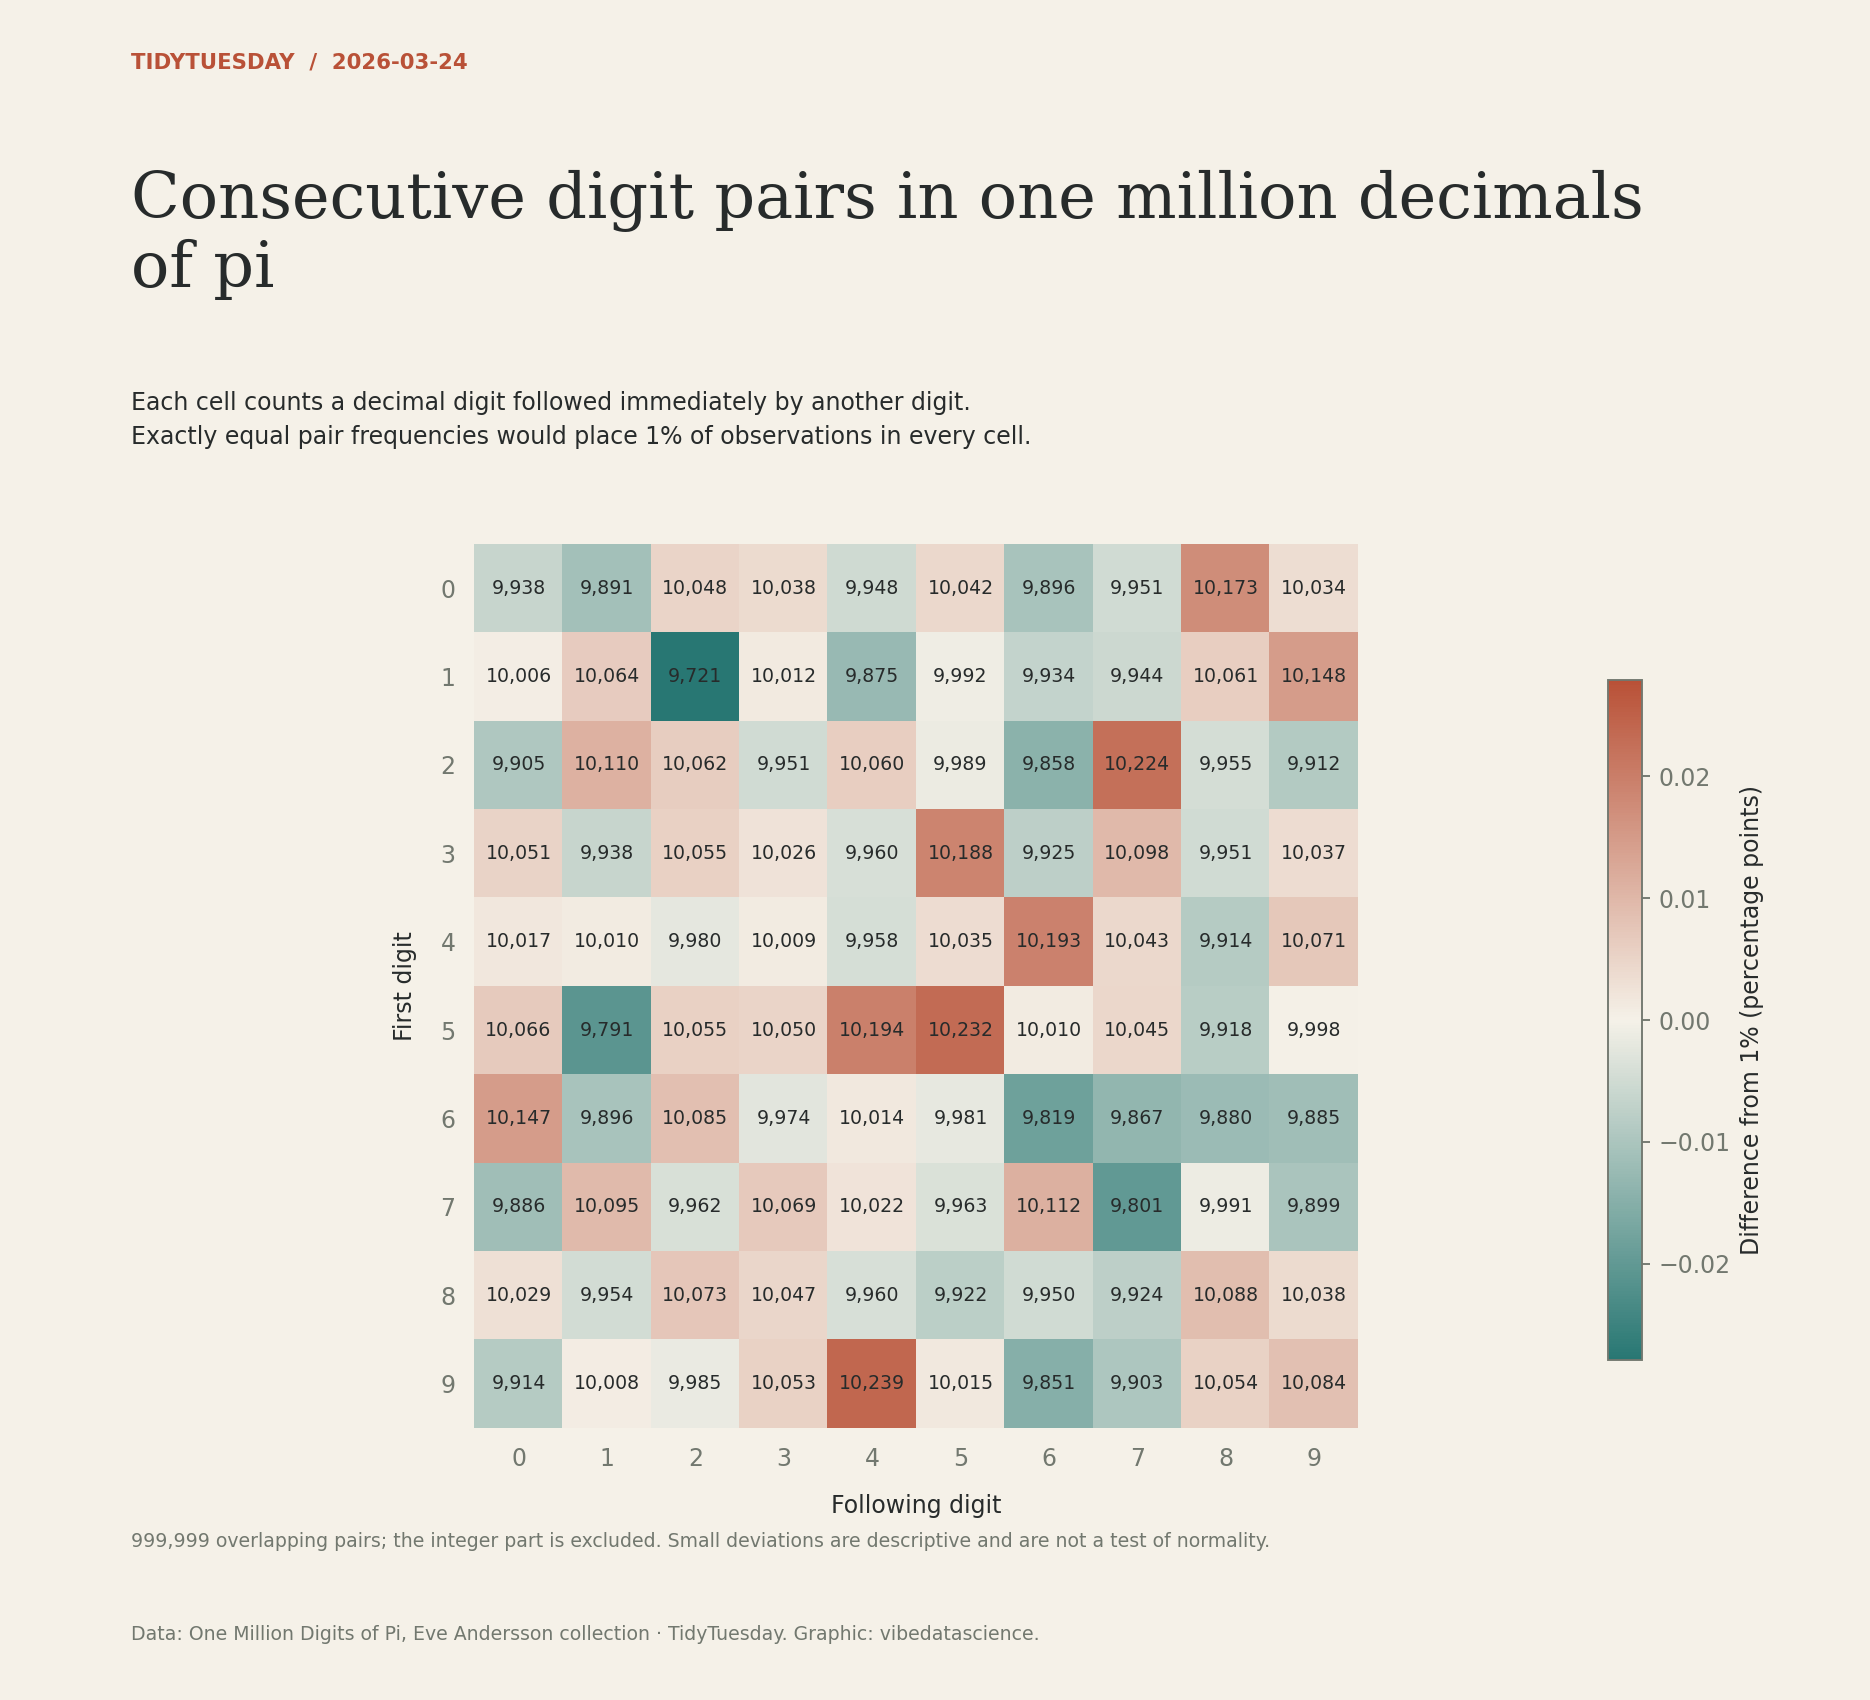

The script that saved this image:
"""TidyTuesday 2026-03-24: Consecutive digit pairs in one million decimals of pi. Reproduce the chart from the bundled source data."""
from pathlib import Path
import textwrap
import re
from collections import Counter
import numpy as np
import pandas as pd
import matplotlib
matplotlib.use('Agg')
import matplotlib.pyplot as plt
import matplotlib.dates as mdates
from matplotlib.ticker import FuncFormatter, MaxNLocator
from matplotlib.colors import LinearSegmentedColormap, Normalize
from matplotlib.patches import Patch

HERE = Path(__file__).resolve().parent
PAPER, INK, MUTED, ACCENT, SECOND = ('#f5f1e8', '#272b2b', '#72786f', '#b95137', '#287773')
plt.rcParams.update({'font.family':'DejaVu Sans', 'font.size':10, 'text.color':INK,
 'axes.labelcolor':INK, 'xtick.color':MUTED, 'ytick.color':MUTED,
 'axes.edgecolor':MUTED, 'savefig.facecolor':PAPER})

def read(name):
    data = pd.read_csv(HERE / 'data' / (name + '.csv.gz'), low_memory=False)
    assert len(data), 'Empty source data'
    return data

def figure(subtitle, height=9):
    fig = plt.figure(figsize=(11,height), facecolor=PAPER)
    fig.text(.07,.96,'TIDYTUESDAY  /  2026-03-24',fontsize=9,color=ACCENT,weight='bold')
    fig.text(.07,.90,textwrap.fill('Consecutive digit pairs in one million decimals of pi',48),fontsize=27,fontfamily='DejaVu Serif',va='top',linespacing=1.14)
    fig.text(.07,.77,subtitle,fontsize=10,va='top',linespacing=1.55)
    fig.text(.07,.035,textwrap.fill('Data: One Million Digits of Pi, Eve Andersson collection · TidyTuesday. Graphic: vibedatascience.',110),fontsize=8,color=MUTED,linespacing=1.5)
    return fig

def axis(fig, rect=(.24,.18,.69,.49), grid='x'):
    ax=fig.add_axes(rect,facecolor=PAPER)
    for spine in ax.spines.values():spine.set_visible(False)
    ax.tick_params(length=0,pad=8)
    if grid:ax.grid(axis=grid,color=MUTED,alpha=.16,linewidth=.7)
    ax.set_axisbelow(True)
    return ax

def save(fig):
    fig.savefig(HERE / '20260324.png',dpi=170)
    plt.close(fig)
    print('2026-03-24: saved 20260324.png')

df=read('pi_digits').sort_values('digit_position');assert np.array_equal(df.digit_position,np.arange(1,len(df)+1))
# Position one is the integer 3; retain only the million decimal digits.
a=df.digit.to_numpy()[1:];assert len(a)==1000000 and np.isin(a,np.arange(10)).all()
c=np.bincount(a[:-1]*10+a[1:],minlength=100).reshape(10,10);assert c.sum()==len(a)-1
pct=100*c/c.sum();deviation=pct-1
fig=figure('Each cell counts a decimal digit followed immediately by another digit.\nExactly equal pair frequencies would place 1% of observations in every cell.',10)
ax=axis(fig,(.15,.16,.68,.52),None)
bound=np.abs(deviation).max();im=ax.imshow(deviation,cmap=LinearSegmentedColormap.from_list('pairs',[SECOND,PAPER,ACCENT]),vmin=-bound,vmax=bound)
for i in range(10):
 for j in range(10):ax.text(j,i,f'{c[i,j]:,}',ha='center',va='center',fontsize=8,color=INK)
ax.set_xticks(range(10));ax.set_yticks(range(10));ax.set_xlabel('Following digit',labelpad=10);ax.set_ylabel('First digit',labelpad=10)
cax=fig.add_axes([.86,.20,.018,.40]);fig.colorbar(im,cax=cax,label='Difference from 1% (percentage points)')
fig.text(.07,.09,'999,999 overlapping pairs; the integer part is excluded. Small deviations are descriptive and are not a test of normality.',fontsize=8,color=MUTED)
save(fig)
